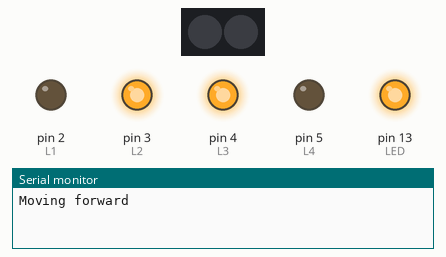
A sketch run on a simulated Arduino Uno, built with avr-gcc and run on an emulated ATmega328P. Shown: 2 RGB LEDs in strip order, left to right, output pins drawn as LEDs (lit = HIGH), the last lines printed to the serial monitor. Colours are those a GRB WS2812 strip shows for the declared byte order.

Above: at 1.0 s.
At 3.5 s:
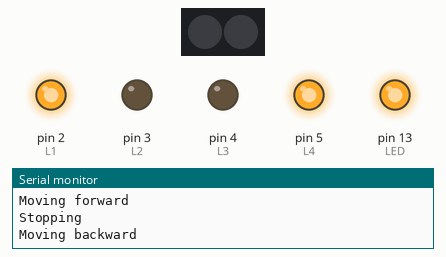
At 6.0 s:
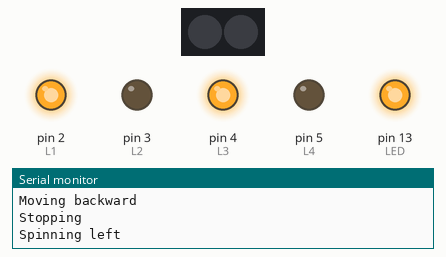
At 8.5 s:
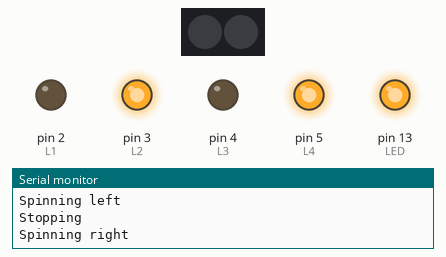
At 10.0 s:
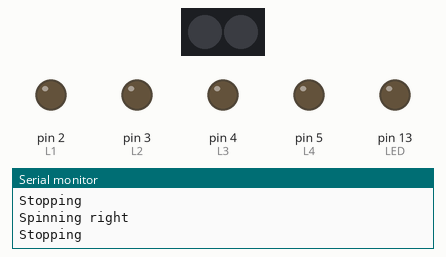
Timing chart, 0 to 13.7 s (numbered marks = the images above):
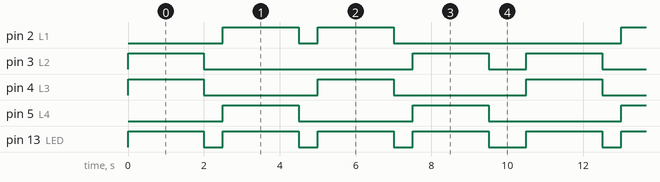

Measured:
- by itself, pin 2 (L1): repeats every 10.5 s: LOW 0.50 s, HIGH 2.0 s, LOW 6.0 s, HIGH 2.0 s
- by itself, pin 3 (L2): repeats every 10.5 s: LOW 5.5 s, HIGH 2.0 s, LOW 1.0 s, HIGH 2.0 s
- by itself, pin 4 (L3), pin 5 (L4): repeats every 10.5 s: LOW 3.0 s, HIGH 2.0 s, LOW 3.5 s, HIGH 2.0 s
- by itself, pin 13 (LED): repeats every 10.5 s: 3 × (LOW 0.50 s, HIGH 2.0 s), LOW 1.0 s, HIGH 2.0 s

The sketch:

MotorTest2.ino
```cpp
// (licence header left out)
#include "FastSPI_LED2.h"

int L1 = 2, L2 = 3, L3 = 4, L4 =5; // Pins connected to Motor driver L298N H-Bridge module
#define LED 13  // Blue LED pin

// WS2812B definitions
#define NUM_LEDS 2
#define DATA_PIN 9
CRGB leds[NUM_LEDS];


// the setup routine runs once when you press reset:
void setup()
{
  FastLED.addLeds<WS2812B, DATA_PIN, RGB>(leds, NUM_LEDS);
  allOff();
  // initialize the digital pins we will use as an output.
  pinMode(L1, OUTPUT);
  pinMode(L2, OUTPUT);
  pinMode(L3, OUTPUT);
  pinMode(L4, OUTPUT);
  pinMode(LED, OUTPUT);
  Serial.begin(115200);
}

// the loop routine runs over and over again forever:
void loop()
{
  ledOn();
  forward(2000);  // parameter is delay in ms after performing operation
  ledOff();
  halt(500);
  ledOn();
  reverse(2000);
  ledOff();
  halt(500);
  ledOn();
  leftSpin(2000);
  ledOff();
  halt(500);
  ledOn();
  rightSpin(2000);
  ledOff();
  halt(1000);
}

void ledOn()
{
  digitalWrite(LED, HIGH);
}

void ledOff()
{
  digitalWrite(LED, LOW);
}


// robMove routine switches the correct inputs to the L298N for the direction selected.
void robMove(int l1, int l2, int r1, int r2)
{
  digitalWrite(L2, l1);
  digitalWrite(L1, l2);
  digitalWrite(L4, r1);
  digitalWrite(L3, r2);
}

void reverse(int wait)
{
  Serial.println("Moving backward");
  robMove(LOW, HIGH, HIGH, LOW);
  delay(wait);
}

void forward(int wait)
{
  Serial.println("Moving forward");
  robMove(HIGH, LOW, LOW, HIGH);
  delay(wait);
}

void rightSpin(int wait)
{
  Serial.println("Spinning right");
  robMove(HIGH, LOW, HIGH, LOW);
  delay(wait);
}

void leftSpin(int wait)
{
  Serial.println("Spinning left");
  robMove(LOW, HIGH, LOW, HIGH);
  delay(wait);
}

void halt(int wait)
{
  Serial.println("Stopping");
  robMove(LOW, LOW, LOW, LOW);
  delay(wait);
}

void allOff()
{
  for (int i=0; i<NUM_LEDS; i++)
    leds[i] = 0;
  FastLED.show();
}

void setAll(int red, int green, int blue)
{
  for (int i=0; i<NUM_LEDS; i++)
  {
    leds[i].g = red;
    leds[i].r = green;
    leds[i].b = blue;
  }
  FastLED.show();
}
```
